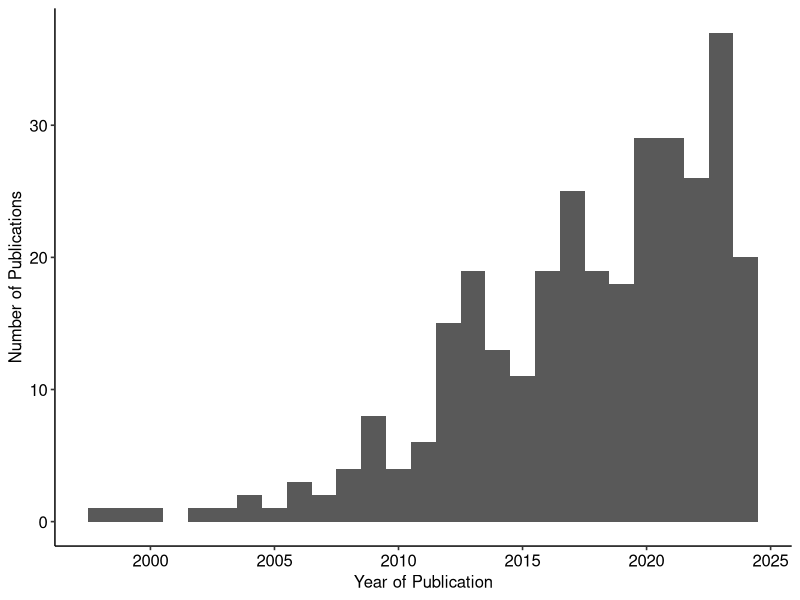
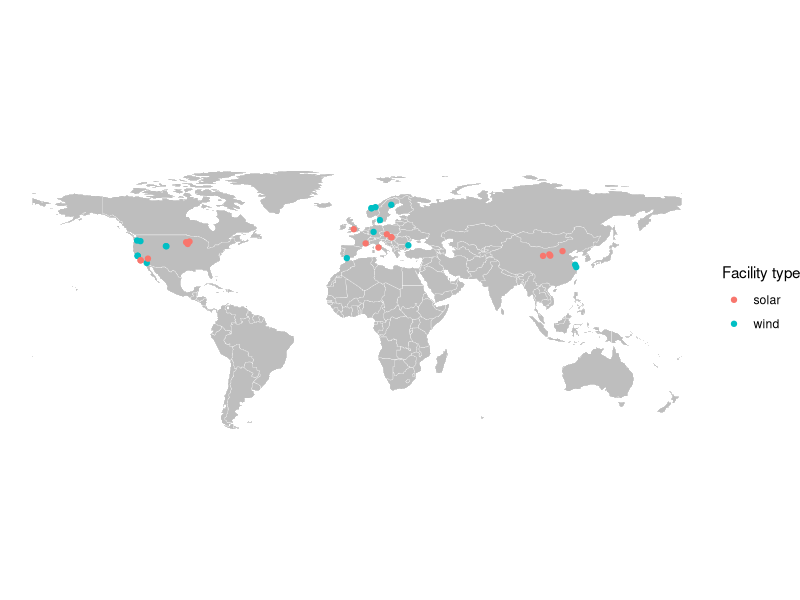
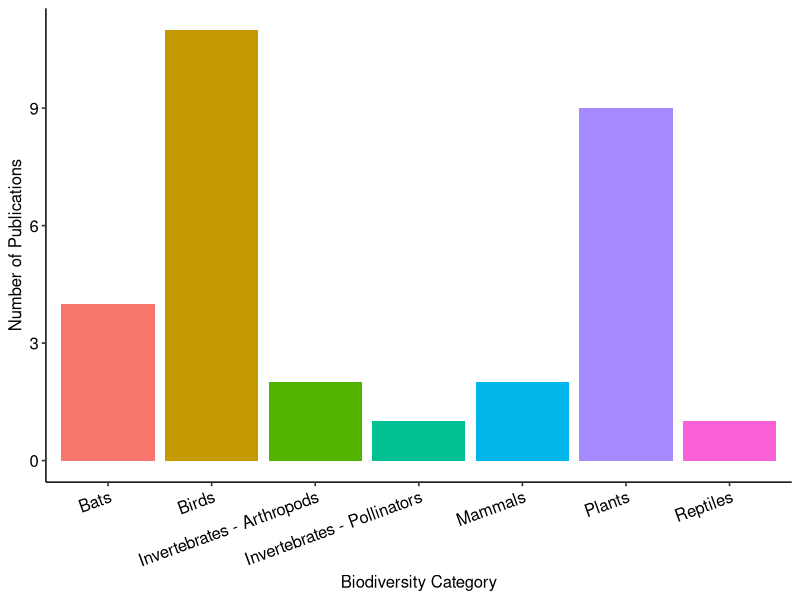
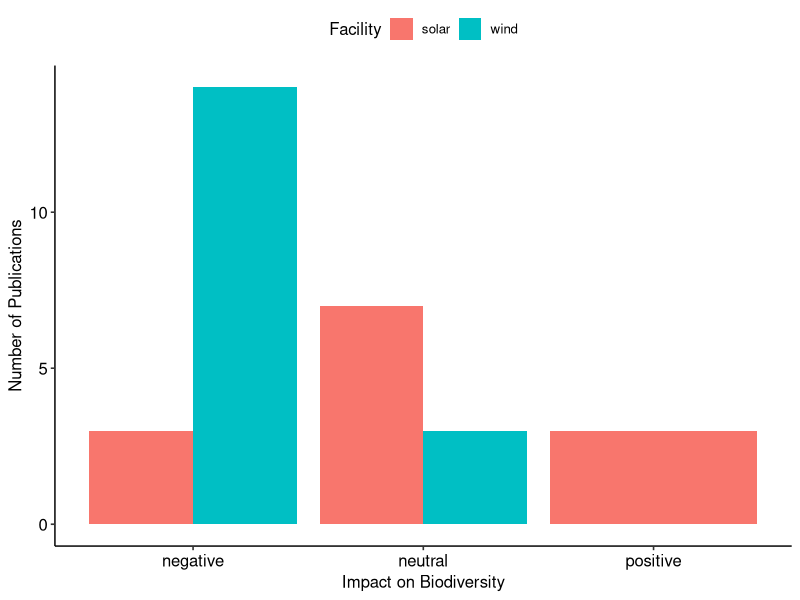
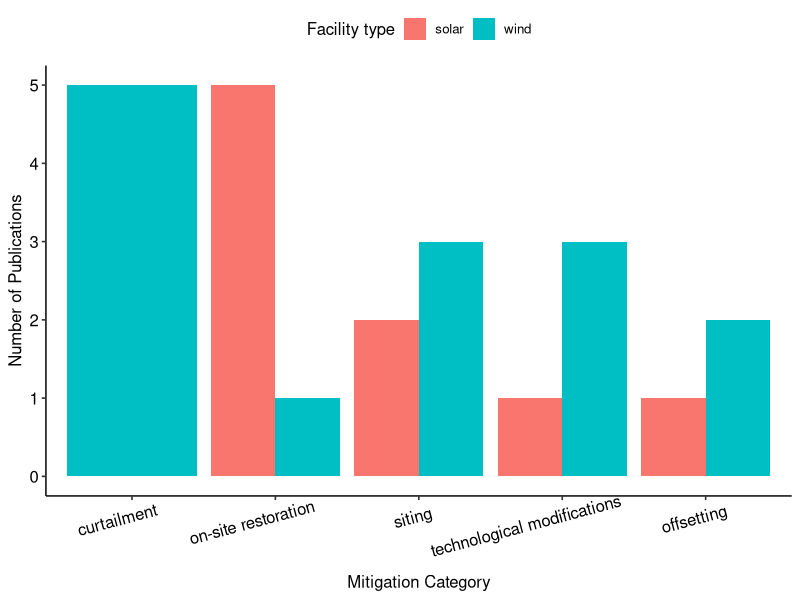
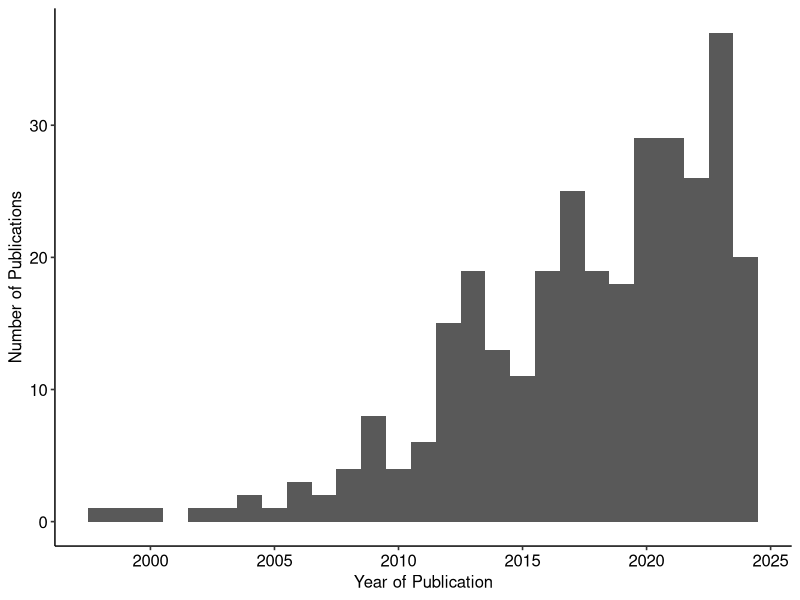
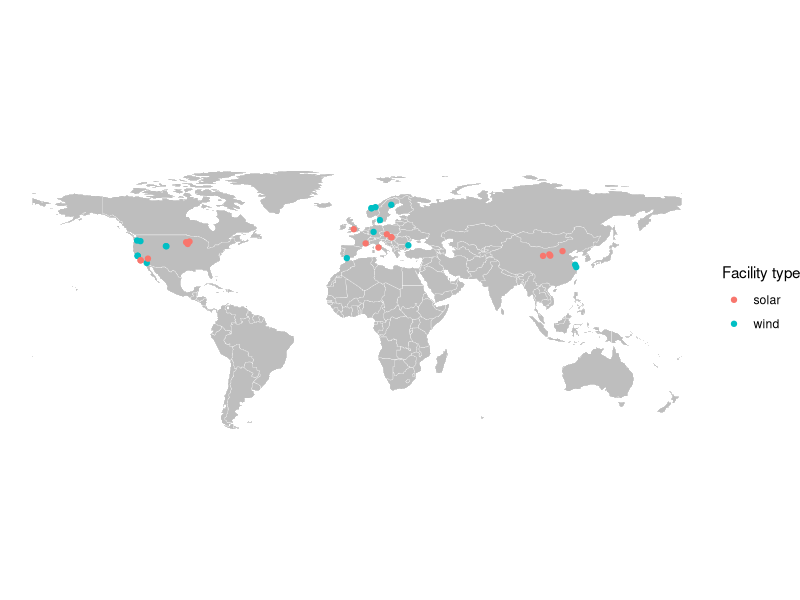
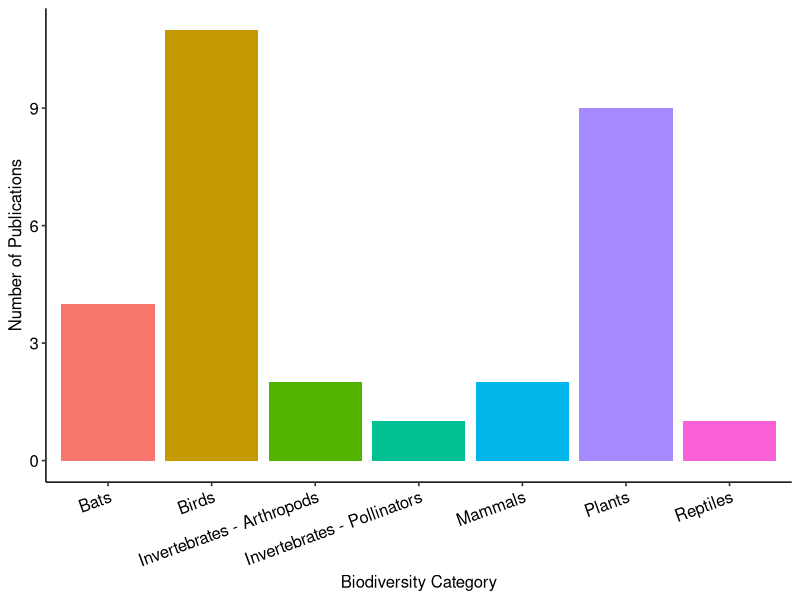

The R script that drew these images, in order:
# source(scripts/install_packages.R) # uncomment and run to install necessary packages

library(tidyverse)
library(sf)
library(rnaturalearth)
library(ggpubr)
#install.packages("wordcloud")
library(wordcloud)
#install.packages("tm")
library(tm)

# preprocessing of data, as exported by Rayyan
rayyanexport <- readr::read_csv("data_input/Rayyan_take3_export_articles.csv")

# need to get notes out and into their own columns
# which will be: wind_solar, topic (impact/mitigation), construction_operation, 
# region, country, biodiversity_category, biodiversity_metric

# extract wind/solar
rayyanexport$wind_solar <- as.character(str_extract_all(string = rayyanexport$notes, 
                                             pattern = "wind|solar"))
# only one with both wind and solar, replace
rayyanexport$wind_solar <- gsub("c\\(\"wind\", \"solar\"\\)", "wind_solar", 
                                       rayyanexport$wind_solar)
table(rayyanexport$wind_solar)
# solar       wind wind_solar 
# 50        301          1 

# extract topic (impact/mitigation)
rayyanexport$impact_mitigation <- as.character(str_extract_all(string = rayyanexport$notes, 
                                                               pattern = "impact|mitigation"))
# many with impact and mitigation, replace with new category
rayyanexport$impact_mitigation <- gsub("c\\(\"impact\", \"mitigation\"\\)", "impact_mitigation", 
                                       rayyanexport$impact_mitigation)
table(rayyanexport$impact_mitigation)

# extract construction_operation
rayyanexport$construction_operation <- as.character(str_extract_all(string = rayyanexport$notes, 
                                                               pattern = "construction|operation"))
# some with construction and operation, replace with new category
rayyanexport$construction_operation <- gsub("c\\(\"operation\", \"construction\"\\)", "construction_operation", 
                                       rayyanexport$construction_operation)
table(rayyanexport$construction_operation)


# get data
sysrevdata <- readr::read_csv("data_input/wind_solar_biodiversity_sysreview_v2_20240930.csv")

# how many papers included currently?

length(unique(sysrevdata$title))
# 315

# filter to just unique papers, then count # wind, # solar
sysrevdata %>%
  dplyr::select(title, wind_solar) %>%
  dplyr::distinct() %>%
  dplyr::select(wind_solar) %>%
  table()
# wind_solar
# solar         wind windandsolar 
# 44          270            1 

# filter to just unique papers, then count # impact, # mitigation
sysrevdata %>%
  dplyr::select(title, topic) %>%
  dplyr::distinct() %>%
  dplyr::select(topic) %>%
  table()
# topic
# impact impactandmitigation          mitigation 
# 275                  20                  20 

# filter to just unique papers, then count wind/solar vs impact/mitigation
sysrevdata %>%
  dplyr::select(title, wind_solar, topic) %>%
  dplyr::distinct() %>%
  dplyr::group_by(wind_solar, topic) %>%
  dplyr::summarise(count_by_windsolarimpactmitigation = n())
# wind_solar   topic               count_by_windsolarimpactmitigation
# <chr>        <chr>                                            <int>
# 1 solar        impact                                              32
# 2 solar        impactandmitigation                                  4
# 3 solar        mitigation                                           8
# 4 wind         impact                                             242
# 5 wind         impactandmitigation                                 16
# 6 wind         mitigation                                          12
# 7 windandsolar impact                                               1

# make histogram of year of publication
sysrevdata %>%
  dplyr::select(title, year) %>%
  dplyr::distinct() %>%
  ggplot(aes(x = year)) +
  geom_histogram(binwidth = 1) +
  ggpubr::theme_pubr() +
  xlab("Year of Publication") +
  ylab("Number of Publications")
ggsave("figures/year_pub_histogram.png", width = 5, height = 4)

# locations ----

# count where studies located
sysrevdata %>%
  dplyr::select(title, region) %>%
  dplyr::distinct() %>%
  dplyr::select(region) %>%
  table()
# region
# Asia        Europe North America 
# 6            13            11 

# make map of locations of study
# first get world map data without Antarctica (not included)
worldmap <- rnaturalearth::ne_countries() %>% 
  filter(sovereignt != "Antarctica")

# then get spatial version of sys review data where lat/long available
sysrevlatlong <- sysrevdata %>%
  dplyr::select(title, wind_solar, latitude, longitude) %>%
  dplyr::filter(!is.na(latitude)) %>%
  dplyr::distinct() #%>%
  #sf::st_as_sf(coords = c("latitude", "longitude"))

# then plot background world map and points coloured by wind or solar
ggplot() +
  geom_sf(data = worldmap, fill = "grey", colour = "white", linewidth = 0.1) +
  theme_void() +
  geom_point(data = sysrevlatlong, aes(x = longitude, y = latitude, colour = wind_solar)) +
  labs(colour = "Facility type")
ggsave("figures/map_study_locations.png", width = 6, height = 4)
rm(worldmap, sysrevlatlong)

# make histogram of biodiversity category (not many so far)
sysrevdata %>%
  dplyr::select(title, biodiversity_category) %>%
  dplyr::distinct() %>%
  dplyr::filter(!is.na(.$biodiversity_category)) %>%
  ggplot(aes(x = biodiversity_category, fill = biodiversity_category)) +
  geom_bar() +
  ggpubr::theme_pubr(legend = "none") +
  xlab("Biodiversity Category") +
  ggpubr::rotate_x_text(angle = 20) +
  ylab("Number of Publications")
ggsave("figures/biodiversity_cat_histogram.png", width = 5, height = 4)

# and table for specific numbers
sysrevdata %>%
  dplyr::select(title, biodiversity_category) %>%
  dplyr::distinct() %>%
  dplyr::filter(!is.na(.$biodiversity_category)) %>% 
  dplyr::select(biodiversity_category) %>% 
  table()
# biodiversity_category
# Bats                       Birds  Invertebrates - Arthropods Invertebrates - Pollinators 
# 4                          11                           2                           1 
# Mammals                      Plants                    Reptiles 
# 2                           9                           1 

# make histogram of effect of wind and solar
sysrevdata %>%
  dplyr::select(title, wind_solar, effect_wind, effect_solar) %>%
  dplyr::distinct() %>%
  dplyr::filter_at(vars(effect_wind, effect_solar), any_vars(!is.na(.))) %>%
  tidyr::unite(col = "effect", effect_wind:effect_solar, na.rm = TRUE) %>%
  ggplot(aes(x = effect, fill = wind_solar)) +
  geom_bar(position = "dodge") +
  ggpubr::theme_pubr() +
  xlab("Impact on Biodiversity") +
  ylab("Number of Publications") +
  scale_fill_discrete(name = "Facility")
ggsave("figures/effect_development_barchart.png", width = 5, height = 4)

# mitigation ----

# now a bar chart showing mitigations suggested, and mitigation heirarchy
# given some have multiple suggestions have to summarise data a bit
sysrevdata %>%
  dplyr::select(title, mitigation_category, wind_solar) %>%
  dplyr::distinct() %>%
  dplyr::filter(!is.na(.$mitigation_category)) %>%
  # Split the categories and unnest them
  dplyr::mutate(mitigation_category = stringr::str_split(mitigation_category, ", ")) %>%
  tidyr::unnest(mitigation_category) %>%
  # Count occurrences of each category
  dplyr::group_by(mitigation_category, wind_solar) %>%
  dplyr::summarise(count = n(), .groups = 'drop') %>%
  ggplot(aes(x = reorder(mitigation_category, -count), y = count, fill = wind_solar)) +
  geom_bar(stat = "identity", position = "dodge") +
  ggpubr::theme_pubr() +
  xlab("Mitigation Category") +
  labs(fill = "Facility type") +
  ggpubr::rotate_x_text(angle = 15, hjust = 0.7, vjust = 0.9) +
  ylab("Number of Publications")
ggsave("figures/mitigation_cat_barplot.png", width = 5, height = 4)

# tables for numbers
sysrevdata %>%
  dplyr::select(title, `mitigation_suggested?`) %>%
  dplyr::distinct() %>%
  dplyr::filter(!is.na(.$`mitigation_suggested?`)) %>% 
  dplyr::select(`mitigation_suggested?`) %>% 
  table()
# mitigation_suggested?
#   no yes 
# 10  20 

# mitigation category
sysrevdata %>%
  dplyr::select(title, mitigation_category, wind_solar) %>%
  dplyr::distinct() %>%
  dplyr::filter(!is.na(.$mitigation_category)) %>%
  # Split the categories and unnest them
  dplyr::mutate(mitigation_category = stringr::str_split(mitigation_category, ", ")) %>%
  tidyr::unnest(mitigation_category) %>%
  # Count occurrences of each category
  dplyr::group_by(mitigation_category, wind_solar) %>%
  dplyr::summarise(count = n(), .groups = 'drop')
# mitigation_category         wind_solar count
# <chr>                       <chr>      <int>
# 1 curtailment                 wind           5
# 2 offsetting                  solar          1
# 3 offsetting                  wind           2
# 4 on-site restoration         solar          5
# 5 on-site restoration         wind           1
# 6 siting                      solar          2
# 7 siting                      wind           3
# 8 technological modifications solar          1
# 9 technological modifications wind           3

# explicit tests of mitigation
sysrevdata %>%
  dplyr::select(title, `mitigation_tested?`) %>%
  dplyr::distinct() %>%
  dplyr::filter(!is.na(.$`mitigation_tested?`)) %>% 
  dplyr::select(`mitigation_tested?`) %>% 
  table()
# mitigation_tested?
#   no yes 
# 23   7 

# explicit tests of mitigation
sysrevdata %>%
  dplyr::select(title, `mitigation_supported_by_explicit_test?`) %>%
  dplyr::distinct() %>%
  dplyr::filter(!is.na(.$`mitigation_supported_by_explicit_test?`)) %>% 
  dplyr::select(`mitigation_supported_by_explicit_test?`) %>% 
  table()
# mitigation_supported_by_explicit_test?
#   no yes 
# 3   7 

# word clouds suck really ----

# okay now let's try to make a word cloud from the abstracts
# Step 1: Create a corpus from the abstract column
corpus <- sysrevdata %>%
  dplyr::select(abstract) %>%
  dplyr::distinct()

corpus <-  tm::Corpus(tm::VectorSource(corpus))

# Step 2: Preprocess the data (convert to lower case, remove punctuation, etc.)
corpus <- tm_map(corpus, content_transformer(tolower))         # Convert to lowercase
corpus <- tm_map(corpus, removePunctuation)                    # Remove punctuation
corpus <- tm_map(corpus, removeNumbers)                        # Remove numbers
corpus <- tm_map(corpus, removeWords, stopwords("english"))    # Remove common stopwords
corpus <- tm_map(corpus, stripWhitespace)                      # Remove extra white spaces

# Step 3: Create a Document-Term Matrix
dtm <- tm::TermDocumentMatrix(corpus)
matrix <- as.matrix(dtm)
word_freqs <- sort(rowSums(matrix), decreasing = TRUE)  # Sum term frequencies
df_word_freqs <- data.frame(word = names(word_freqs), freq = word_freqs)

# Step 4: Generate the word cloud
set.seed(1234)  # For reproducibility
png("figures/wordcloud_abstract.png", width = 800, height = 800, res = 300)
wordcloud::wordcloud(words = df_word_freqs$word, freq = df_word_freqs$freq, 
          min.freq = 3,                              # Minimum frequency to include
          max.words = 200,                           # Maximum number of words in the cloud
          random.order = FALSE,                      # Arrange largest words centrally
          colors = brewer.pal(8, "Dark2"))           # Color palette
dev.off()

# needs lots more cleaning, ah well. what about mitigation text?

# Step 1: Create a corpus from the abstract column
corpus <- sysrevdata %>%
  dplyr::select(mitigation_text) %>%
  dplyr::distinct()

corpus <-  tm::Corpus(tm::VectorSource(corpus))

# Step 2: Preprocess the data (convert to lower case, remove punctuation, etc.)
corpus <- tm_map(corpus, content_transformer(tolower))         # Convert to lowercase
corpus <- tm_map(corpus, removePunctuation)                    # Remove punctuation
corpus <- tm_map(corpus, removeNumbers)                        # Remove numbers
corpus <- tm_map(corpus, removeWords, stopwords("english"))    # Remove common stopwords
corpus <- tm_map(corpus, stripWhitespace)                      # Remove extra white spaces

# Step 3: Create a Document-Term Matrix
dtm <- tm::TermDocumentMatrix(corpus)
matrix <- as.matrix(dtm)
word_freqs <- sort(rowSums(matrix), decreasing = TRUE)  # Sum term frequencies
df_word_freqs <- data.frame(word = names(word_freqs), freq = word_freqs)

# Step 4: Generate the word cloud
set.seed(1234)  # For reproducibility
png("figures/wordcloud_mitigationtext.png", width = 800, height = 800, res = 300)
wordcloud::wordcloud(words = df_word_freqs$word, freq = df_word_freqs$freq, 
                     min.freq = 3,                              # Minimum frequency to include
                     max.words = 200,                           # Maximum number of words in the cloud
                     random.order = FALSE,                      # Arrange largest words centrally
                     colors = brewer.pal(8, "Dark2"))           # Color palette
dev.off()

# okay yes word clouds maybe are just a bit too random to generate much of any
# insight, and need too much cleaning

rm(word_freqs, matrix, dtm, df_word_freqs, corpus)
